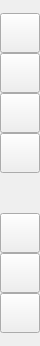
        <widget class="QWidget" name="left_panel" native="true">
         <property name="sizePolicy">
          <sizepolicy hsizetype="Minimum" vsizetype="Preferred">
           <horstretch>0</horstretch>
           <verstretch>0</verstretch>
          </sizepolicy>
         </property>
         <property name="minimumSize">
          <size>
           <width>40</width>
           <height>0</height>
          </size>
         </property>
         <property name="maximumSize">
          <size>
           <width>40</width>
           <height>16777215</height>
          </size>
         </property>
         <layout class="QVBoxLayout" name="verticalLayout_2">
          <property name="spacing">
           <number>0</number>
          </property>
          <property name="leftMargin">
           <number>0</number>
          </property>
          <property name="topMargin">
           <number>13</number>
          </property>
          <property name="rightMargin">
           <number>0</number>
          </property>
          <property name="bottomMargin">
           <number>13</number>
          </property>
          <item>
           <widget class="QPushButton" name="expand_button">
            <property name="minimumSize">
             <size>
              <width>40</width>
              <height>40</height>
             </size>
            </property>
            <property name="maximumSize">
             <size>
              <width>40</width>
              <height>40</height>
             </size>
            </property>
            <property name="toolTip">
             <string>add asset</string>
            </property>
            <property name="text">
             <string/>
            </property>
            <property name="icon">
             <iconset resource="../resurses.qrc">
              <normaloff>:/icons/icons/file-plus.svg</normaloff>:/icons/icons/file-plus.svg</iconset>
            </property>
            <property name="iconSize">
             <size>
              <width>24</width>
              <height>24</height>
             </size>
            </property>
           </widget>
          </item>
          <item>
           <widget class="QPushButton" name="tree_button">
            <property name="minimumSize">
             <size>
              <width>40</width>
              <height>40</height>
             </size>
            </property>
            <property name="maximumSize">
             <size>
              <width>40</width>
              <height>40</height>
             </size>
            </property>
            <property name="toolTip">
             <string>library tree</string>
            </property>
            <property name="text">
             <string/>
            </property>
            <property name="icon">
             <iconset resource="../resurses.qrc">
              <normaloff>:/icons/icons/tree2.png</normaloff>:/icons/icons/tree2.png</iconset>
            </property>
            <property name="iconSize">
             <size>
              <width>26</width>
              <height>26</height>
             </size>
            </property>
           </widget>
          </item>
          <item>
           <widget class="QPushButton" name="gallery_button">
            <property name="minimumSize">
             <size>
              <width>40</width>
              <height>40</height>
             </size>
            </property>
            <property name="maximumSize">
             <size>
              <width>40</width>
              <height>40</height>
             </size>
            </property>
            <property name="text">
             <string/>
            </property>
            <property name="icon">
             <iconset resource="../resurses.qrc">
              <normaloff>:/icons/icons/image.svg</normaloff>:/icons/icons/image.svg</iconset>
            </property>
            <property name="iconSize">
             <size>
              <width>24</width>
              <height>24</height>
             </size>
            </property>
           </widget>
          </item>
          <item>
           <widget class="QPushButton" name="cart_button">
            <property name="minimumSize">
             <size>
              <width>40</width>
              <height>40</height>
             </size>
            </property>
            <property name="maximumSize">
             <size>
              <width>40</width>
              <height>40</height>
             </size>
            </property>
            <property name="text">
             <string/>
            </property>
            <property name="icon">
             <iconset resource="../resurses.qrc">
              <normaloff>:/icons/icons/shopping-cart.svg</normaloff>:/icons/icons/shopping-cart.svg</iconset>
            </property>
            <property name="iconSize">
             <size>
              <width>24</width>
              <height>24</height>
             </size>
            </property>
           </widget>
          </item>
          <item>
           <spacer name="verticalSpacer">
            <property name="orientation">
             <enum>Qt::Vertical</enum>
            </property>
            <property name="sizeHint" stdset="0">
             <size>
              <width>20</width>
              <height>40</height>
             </size>
            </property>
           </spacer>
          </item>
          <item>
           <widget class="QPushButton" name="exel_button">
            <property name="minimumSize">
             <size>
              <width>0</width>
              <height>40</height>
             </size>
            </property>
            <property name="maximumSize">
             <size>
              <width>40</width>
              <height>40</height>
             </size>
            </property>
            <property name="toolTip">
             <string>constructor table</string>
            </property>
            <property name="text">
             <string/>
            </property>
            <property name="icon">
             <iconset resource="../resurses.qrc">
              <normaloff>:/icons/icons/table.svg</normaloff>:/icons/icons/table.svg</iconset>
            </property>
            <property name="iconSize">
             <size>
              <width>22</width>
              <height>22</height>
             </size>
            </property>
           </widget>
          </item>
          <item>
           <widget class="QPushButton" name="help_button">
            <property name="minimumSize">
             <size>
              <width>40</width>
              <height>40</height>
             </size>
            </property>
            <property name="maximumSize">
             <size>
              <width>40</width>
              <height>40</height>
             </size>
            </property>
            <property name="text">
             <string/>
            </property>
            <property name="icon">
             <iconset resource="../resurses.qrc">
              <normaloff>:/icons/icons/help-circle.svg</normaloff>:/icons/icons/help-circle.svg</iconset>
            </property>
            <property name="iconSize">
             <size>
              <width>24</width>
              <height>24</height>
             </size>
            </property>
           </widget>
          </item>
          <item>
           <widget class="QPushButton" name="settings_button">
            <property name="minimumSize">
             <size>
              <width>40</width>
              <height>40</height>
             </size>
            </property>
            <property name="maximumSize">
             <size>
              <width>40</width>
              <height>40</height>
             </size>
            </property>
            <property name="text">
             <string/>
            </property>
            <property name="icon">
             <iconset resource="../resurses.qrc">
              <normaloff>:/icons/icons/settings.svg</normaloff>:/icons/icons/settings.svg</iconset>
            </property>
            <property name="iconSize">
             <size>
              <width>24</width>
              <height>24</height>
             </size>
            </property>
           </widget>
          </item>
         </layout>
        </widget>
